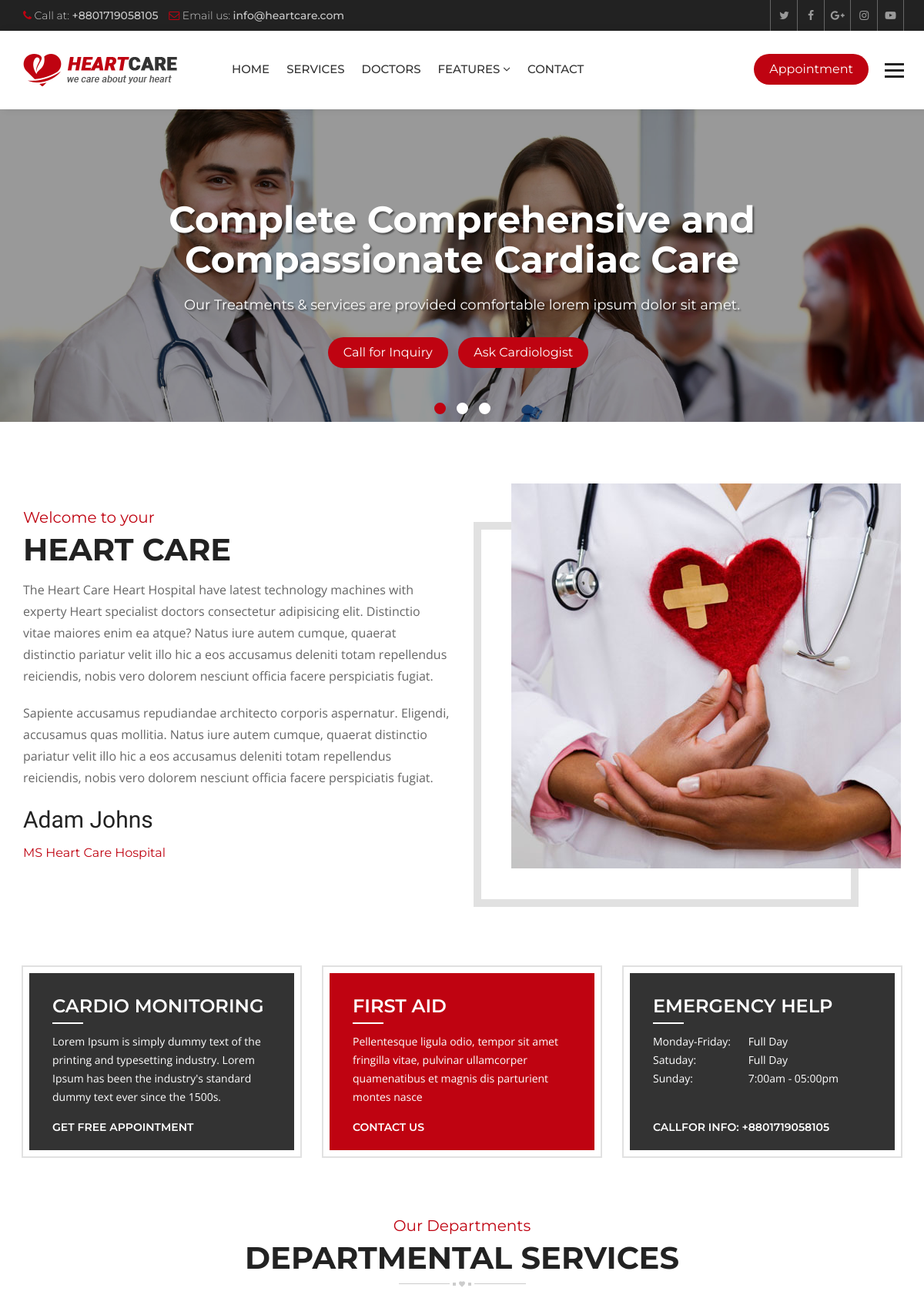
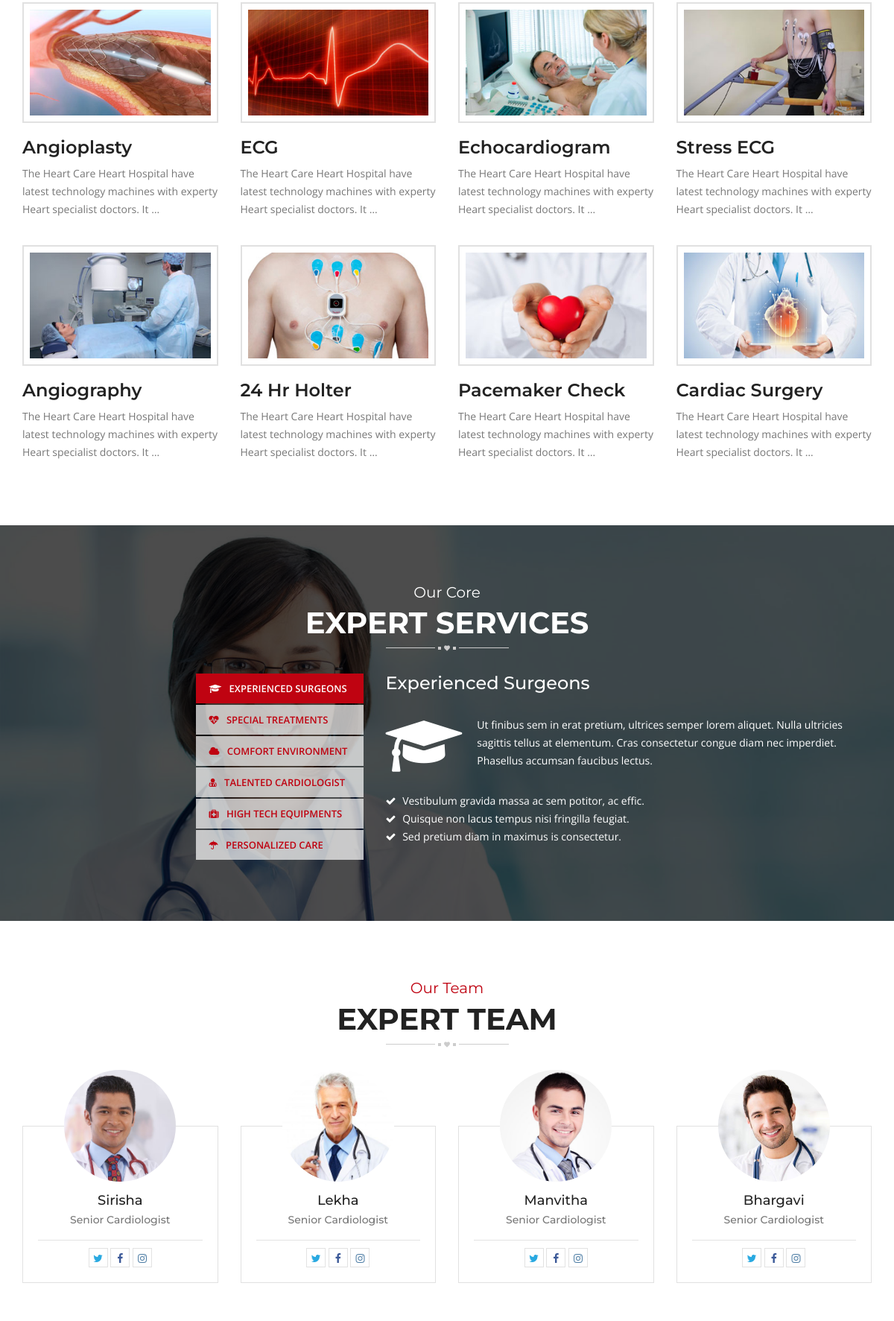
The page / (upper part) on the database its author committed (2 pictures, top to bottom).
### hospital/models.py (models this page shows, shortened)
class Slider(models.Model):
    caption = models.CharField(max_length=150)
    slogan = models.CharField(max_length=120)
    image = models.ImageField(upload_to='sliders/')
    class Meta:
        verbose_name_plural = 'Slider'

class Service(models.Model):
    title = models.CharField(max_length=120)
    description = models.TextField()
    items = models.ManyToManyField(to='Item',)
    thumbnail = models.ImageField(upload_to='services/')
    cover = models.ImageField(upload_to='services/')
    image1 = models.ImageField(upload_to='services/', blank=True, null=True)
    image2 = models.ImageField(upload_to='services/', blank=True, null=True)

class Doctor(models.Model):
    name = models.CharField(max_length=120)
    speciality = models.CharField(max_length=120)
    picture = models.ImageField(upload_to="doctors/")
    details = models.TextField()
    experience = models.TextField()
    expertize = models.ManyToManyField(to='Expertize', related_name='doctors')
    twitter = models.CharField(max_length=120, blank=True, null=True)
    facebook = models.CharField(max_length=120, blank=True, null=True)
    instagram = models.CharField(max_length=120, blank=True, null=True)

### hospital/views.py (the view)
# urls.py: path('', views.HomeView.as_view(), name='index'),
class HomeView(ListView):
    template_name = 'hospital/index.html'
    queryset = Service.objects.all()
    context_object_name = 'services'
    def get_context_data(self, **kwargs):
        context = super().get_context_data()
        context['sliders'] = Slider.objects.all()
        context['experts'] = Doctor.objects.all()
        return context

### hospital/context_processors.py (called while the page is built)
def footer_content(request):
    services = Service.objects.all()
    doctors = Doctor.objects.all()
    context = {
        'services': services,
        'doctors': doctors
    }
    return context

### templates/hospital/index.html (shortened to what this page needs)
{% extends 'base.html' %}
{% load static %}
{% block maincontent %}
<div class="main-content">
  <section class="welcome-section">
    <div class="container">
      <div class="row">
        <div class="welcome-box">
          <div class="col-md-6 col-sm-6">
            <div class="welcome-text">
              <div class="sectio-title-2"> <strong>Welcome to your</strong>
                <h2>Heart Care</h2>
              </div>
              <p> The Heart Care Heart Hospital have latest technology machines with experty Heart specialist
                doctors consectetur adipisicing elit. Distinctio vitae maiores enim ea atque? Natus iure autem
                cumque, quaerat distinctio pariatur velit illo hic a eos accusamus deleniti totam repellendus
                reiciendis, nobis vero dolorem nesciunt officia facere perspiciatis fugiat.</p>
              <p>Sapiente accusamus repudiandae architecto corporis aspernatur. Eligendi, accusamus quas mollitia.
                Natus iure autem cumque, quaerat distinctio pariatur velit illo hic a eos accusamus deleniti totam
                repellendus reiciendis, nobis vero dolorem nesciunt officia facere perspiciatis fugiat.</p>
              <strong class="signature">Adam Johns</strong>
              <h6 class="designation">MS Heart Care Hospital</h6>
            </div>
          </div>
          <div class="col-md-6 col-sm-6">
            <div class="welcome-img"> <img src="{% static 'heartcare/images/welcome.jpg' %}" alt=""> </div>
          </div>
        </div>
      </div>
    </div>
  </section>
  <section class="home-features">
    <div class="container">
      <div class="row">
        <div class="col-md-4 col-sm-4">
          <div class="features-box">
            <h3>Cardio Monitoring</h3>
            <p>Lorem Ipsum is simply dummy text of the printing and typesetting industry. Lorem Ipsum has been the
              industry's standard dummy text ever since the 1500s.</p>
            <a href="appointment.html">Get Free Appointment</a>
          </div>
        </div>
        <div class="col-md-4 col-sm-4">
          <div class="features-box selected">
            <h3>First Aid</h3>
            <p>Pellentesque ligula odio, tempor sit amet fringilla vitae, pulvinar ullamcorper quamenatibus et
              magnis dis parturient montes nasce</p>
            <a href="contact-2.html">Contact Us</a>
          </div>
        </div>
        <div class="col-md-4 col-sm-4">
          <div class="features-box">
            <h3>Emergency Help</h3>
            <p><span>Monday-Friday:</span> Full Day<br>
              <span>Satuday:</span> Full Day<br>
              <span>Sunday:</span> 7:00am - 05:00pm<br>
            </p>
            <a href="#">Callfor Info: +8801719058105</a>
          </div>
        </div>
      </div>
    </div>
  </section>
  <section class="home-services">
    <div class="container">
      <div class="row">
        <div class="col-md-12">
          <div class="section-title-3"> <strong>Our Departments</strong>
            <h2>Departmental Services</h2>
          </div>
        </div>
        <div class="col-md-12">
          <div class="service-style-1">
            <div class="row">
              {% for service in services %}
              <div class="col-md-3 col-sm-3">
                <div class="service-box">
                  <div class="ser-thumb">  <img src="{{ service.thumbnail.url }}"
                      alt="">
                  </div>
                  <div class="ser-content">
                    <h3><a href="{% url 'service_details' service.id %}">{{ service.title }}</a></h3>
                    <p>{{ service.description|truncatewords:15 }}</p>
                  </div>
                </div>
              </div>
              {% endfor %}
            </div>
          </div>
        </div>
      </div>
    </div>
  </section>
  <section class="heart-care-services">
    <div class="container">
      <div class="row">
        <div class="col-md-12">
          <div class="section-title-3 white"> <strong>Our Core</strong>
            <h2>Expert Services</h2>
          </div>
        </div>
        <div class="col-md-5 col-sm-5">
          <ul class="nav nav-tabs" role="tablist">
            <li role="presentation" class="active"><a href="#service-1" aria-controls="service-1" role="tab"
                data-toggle="tab"> <i class="fa fa-graduation-cap"></i> Experienced Surgeons</a></li>
            <li role="presentation"><a href="#service-2" aria-controls="service-2" role="tab" data-toggle="tab"> <i
                  class="fa fa-heartbeat"></i> Special Treatments</a></li>
            <li role="presentation"><a href="#service-3" aria-controls="service-3" role="tab" data-toggle="tab"> <i
                  class="fa fa-cloud"></i> Comfort Environment</a></li>
            <li role="presentation"><a href="#service-4" aria-controls="service-4" role="tab" data-toggle="tab"> <i
                  class="fa fa-user-md"></i> Talented Cardiologist</a></li>
            <li role="presentation"><a href="#service-5" aria-controls="service-5" role="tab" data-toggle="tab"> <i
                  class="fa fa-medkit"></i> High Tech Equipments</a></li>
            <li role="presentation"><a href="#service-6" aria-controls="service-6" role="tab" data-toggle="tab"> <i
                  class="fa fa-umbrella"></i> Personalized Care</a></li>
          </ul>
        </div>
        <div class="col-md-7 col-sm-7">
          <div class="tab-content">
            <div role="tabpanel" class="tab-pane active" id="service-1">
              <div class="ser-tab-text">
                <h3>Experienced Surgeons</h3>
                <p> <i class="fa fa-graduation-cap"></i> Ut finibus sem in erat pretium, ultrices semper lorem
                  aliquet. Nulla ultricies sagittis tellus at elementum. Cras consectetur congue diam nec imperdiet.
                  Phasellus accumsan faucibus lectus. </p>
                <ul>
                  <li><i class="fa fa-check"></i> Vestibulum gravida massa ac sem potitor, ac effic.</li>
                  <li><i class="fa fa-check"></i> Quisque non lacus tempus nisi fringilla feugiat.</li>
                  <li><i class="fa fa-check"></i> Sed pretium diam in maximus is consectetur.</li>
                </ul>
              </div>
            </div>
          </div>
        </div>
      </div>
    </div>
  </section>
  <section class="team">
    <div class="container">
      <div class="row">
        <div class="section-title-3"> <strong>Our Team</strong>
          <h2>Expert Team</h2>
        </div>
      </div>
      <div class="row">
        {% for doctor in experts|slice:':4' %}
        <div class="col-md-3 col-sm-6">
          <div class="team-box mb50">
            <div class="team-thumb">  <img src="{{ doctor.picture.url }}" alt=""></div>
            <div class="team-text">
              <h5><a href="{% url 'doctor_details' doctor.id %}">{{ doctor.name }}</a></h5>
              <strong>{{ doctor.speciality }}</strong>
              <ul class="team-social">
                {% if doctor.twitter %}
                <li><a class="tw" href="{{ doctor.twitter }}"><i class="fa fa-twitter" aria-hidden="true"></i></a></li>
                {% endif %}
                {% if doctor.facebook %}
                <li><a class="fb" href="{{ doctor.facebook }}"><i class="fa fa-facebook" aria-hidden="true"></i></a>
                </li>
                {% endif %}
                {% if doctor.instagram %}
                <li><a class="insta" href="{{ doctor.instagram }}"><i class="fa fa-instagram"
                      aria-hidden="true"></i></a></li>
                {% endif %}
              </ul>
            </div>
          </div>
        </div>
        {% endfor %}
      </div>
    </div>
  </section>
</div>
{% endblock maincontent %}

### templates/partials/_slider.html
{% load static %}
<div class="main-slider">
    <div id="main-slider" class="owl-carousel owl-theme">
      {% for slider in sliders %}
      <div class="item">
          <div class="slide-caption slide-2">
            <div class="container">
              <h1>{{ slider.caption }}</h1>
              <p>{{ slider.slogan }}</p>
              <a class="btn-1" href="#">Call for Inquiry</a> <a class="btn-1" href="#">Ask Cardiologist</a>
            </div>
          </div>
          <span class="simg"><img src="{{ slider.image.url }}" alt=""></span>
        </div>
      {% endfor %}
    </div>
  </div>

### heartcare/static/heartcare/css/color.css (style rules this page uses)
.site-header .navbar-default .navbar-nav > li > a:hover, .site-header .navbar-default .navbar-nav > .active > a, .site-header .navbar-default .navbar-nav > .active > a:focus, .site-header .navbar-default .navbar-nav > .active > a:hover, .site-header .navbar-default .navbar-nav > .open > a, .site-header .navbar-default .navbar-nav > .open > a:focus, .site-header .navbar-default .navbar-nav > .open > a:hover, .main-slider .owl-theme .owl-dots .owl-dot.active span, .main-slider .owl-theme .owl-dots .owl-dot:hover span, .site-header .navbar-nav > li > a.appoint, .site-header .navbar-nav > li > a.nav-search, .btn-1, .site-header .dropdown-menu > li > a:after, .app-form input[type="submit"], .header-style-two .nav-area, .learn-more, .play:hover, .cp-tabs .nav-tabs > li.active > a, .cp-tabs .nav-tabs > li.active > a:focus, .cp-tabs .nav-tabs > li.active > a:hover, .site-header .head-search .btn.btn-default, .main-slider .owl-theme .owl-dots .owl-dot.active span, .main-slider .owl-theme .owl-dots .owl-dot:hover span, .service-box-2:after, .Heart-box:hover .v-icon, .Heart-box:hover .v-text, .post-date, .team-two .team-social li a, .team-two .team-box .team-text:after, .book-appointment-widget a, .cp-pagination .pagination > li > a:hover, .cp-pagination .pagination > li > span:hover, .book-app, .submit-btn, .news-thumb .date, .newsletter-form button, .news-detail blockquote, .comment-form input[type="submit"], .pro-hover a, .review-form input[type="submit"], .related-products .owl-dots .owl-dot.active span, .related-products .owl-dots .owl-dot:hover span, .heart-care-services .nav-tabs>li.active>a, .heart-care-services .nav-tabs>li.active>a:focus, .heart-care-services .nav-tabs>li.active>a:hover, .heart-care-services .nav-tabs>li>a:hover, .services-nav h3, .site-header .dropdown-menu > li > a:hover, .features-box:hover, .features-box.selected, .footer .widget .rm, .home-testimonials .owl-theme .owl-dots .owl-dot.active span, .home-testimonials .owl-theme .owl-dots .owl-dot:hover span { background: #bf0311; }
.top-bar li .fa, .top-social a:hover, .view, .services-list .service h3 a:hover, .service-style-1 .service-box .ser-content h3 a:hover, .faqs .panel-default > .panel-heading h4 a, .faqs .panel-default > .panel-heading a::after, .team-text h5 a:hover, .section-title-3 strong, .post-text > h5 a:hover, .read-more:hover, .widget address .icon, .footer .widget a:hover, .footer-cr p strong, .footer-social a:hover, .post-meta li, .post-meta li:after, .post-meta li a, .header-service-area .icon, .header-service-area strong, .section-title-1 strong, .section-title-1 h2, .sectio-title-2 strong, .welcome-text .designation, .Heart-box .v-icon, .phone-icon, .services-nav .side-nav li:hover a, .services-nav .side-nav li.active a, .gallery-thumb .hover-info a, .archives li:before, .search-form button, .date-time, .right-404 strong, .prices, .review .fa, .login-social li, .login-social li a, .heart-care-services .nav-tabs>li>a { color: #bf0311; }

### rows shown on the page
Slider: caption "Complete Comprehensive and Compassionate Cardiac Care", slogan "Our Treatments & services are provided comfortable lorem ipsum dolor sit amet.", image (picture)
Service: thumbnail (picture), title "Angioplasty", description "The Heart Care Heart Hospital have latest technology machines with experty Heart specialist doctors. It …"
Service: thumbnail (picture), title "ECG", description "The Heart Care Heart Hospital have latest technology machines with experty Heart specialist doctors. It …"
Service: thumbnail (picture), title "Echocardiogram", description "The Heart Care Heart Hospital have latest technology machines with experty Heart specialist doctors. It …"
Service: thumbnail (picture), title "Stress ECG", description "The Heart Care Heart Hospital have latest technology machines with experty Heart specialist doctors. It …"
Service: thumbnail (picture), title "Angiography", description "The Heart Care Heart Hospital have latest technology machines with experty Heart specialist doctors. It …"
Service: thumbnail (picture), title "24 Hr Holter", description "The Heart Care Heart Hospital have latest technology machines with experty Heart specialist doctors. It …"
Service: thumbnail (picture), title "Pacemaker Check", description "The Heart Care Heart Hospital have latest technology machines with experty Heart specialist doctors. It …"
Service: thumbnail (picture), title "Cardiac Surgery", description "The Heart Care Heart Hospital have latest technology machines with experty Heart specialist doctors. It …"
Doctor: picture (picture), name "Sirisha", speciality "Senior Cardiologist"
Doctor: picture (picture), name "Lekha", speciality "Senior Cardiologist"
Doctor: picture (picture), name "Manvitha", speciality "Senior Cardiologist"
Doctor: picture (picture), name "Bhargavi", speciality "Senior Cardiologist"
